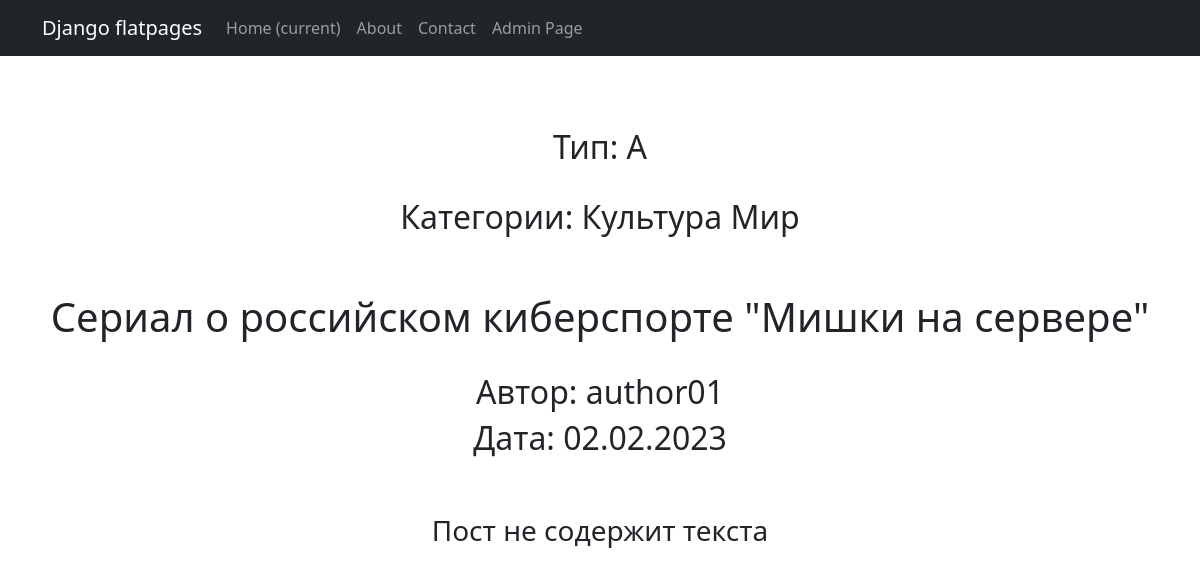
The page /posts/2 on the database its author committed.
### news/models.py (models this page shows, shortened)
class Post (models.Model):
    author = models.ForeignKey(Author, on_delete=models.CASCADE)
    article = 'A'
    news = 'N'
    POSTS = [
        (article, 'статья'),
        (news, 'новость'),
    ]
    type = models.CharField(max_length=1,
                                choices=POSTS,
                                default=news)
    time_in = models.DateTimeField(auto_now_add=True)#время создания
    category = models.ManyToManyField(Category, through='PostCategory')
    heading = models.CharField(max_length=255,) #заголовок
    text = models.TextField(default="Пост не содержит текста")
    rate = models.IntegerField(default = 0) #рейтинг
    def date(self):
        d=self.time_in.date()
        new_date = d.strftime("%d.%m.%Y")
        return new_date

class Category (models.Model):
    name = models.CharField(max_length=255, unique=True)

class Author (models.Model):
    authorUser = models.OneToOneField(User, on_delete=models.CASCADE)
    arating = models.IntegerField(default=0)  # рейтинг

### news/views.py (the view)
# urls.py: path('<int:pk>', PostDetail.as_view(), name='post_detail'),
class PostDetail(DetailView):
    model = Post
    template_name = 'post.html'
    context_object_name = 'post'

### news/templatetags/news_filters.py (called while the page is built)
@register.filter()
def censored(wordstr):
    words=list(wordstr.split())
    words_censored=words.copy()
    for index, word in enumerate(words):
        if word.lower() in CENSORED_WORDS.keys():
            words_censored[index]=CENSORED_WORDS[word.lower()]
    return ' '.join(words_censored)

### templates/post.html (shortened to what this page needs)
{% extends 'default.html' %}
{% load news_filters %}
{% block content %}
    <br>
    <br><br>
    <h2>Тип: {{ post.type }}</h2>
    <br>
    <h2>Категории:
    {% for post in post.category.all %}
       {{ post.name }}
    {% endfor %}
    </h2>
<br><br>
<h1>{{ post.heading|censored }}</h1>
<br>
<h2>Автор: {{ post.author.authorUser }}</h2>
<h2>Дата: {{ post.date}} </h2>
<br><br>
<h3>{{ post.text }}<br></h3>
<br>
{% endblock content %}

### rows shown on the page
Post: type "A", heading|censored "Сериал о российском киберспорте \"Мишки на сервере\"", author.authorUser "author01", date "02.02.2023", text "Пост не содержит текста"
Category: name "Культура"
Category: name "Мир"
